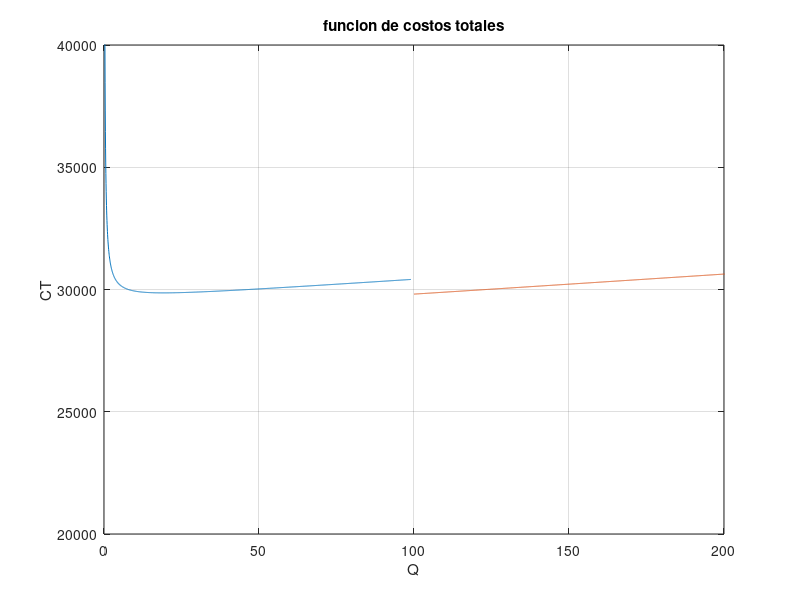

Reproduce this figure in MATLAB.
Co = 7.50
r = 0.24 
D = 416;
C1 = 71.00;
MAT = zeros(2,9);

Q = {
Q1 = [0:0.05:99];
Q2 = [100:0.05:1000];
};

C2 = C1 - C1*0.02
C = [C1;C2]

t = 1;
while t <= 2
  d = D
  c = C(t)
  q = cell2mat(Q(t));
  CO = Co*(d./q);%Bs/semana
  CP = r*c*(q/2);%Bs/semana
  CT = CO + CP + c*d;%Bs/semana                                     Bs*unidad = Bs
  plot(q,CT)
  hold on
  t = t + 1;
endwhile

axis([0,200,20000,40000])
title("funcion de costos totales")
ylabel "CT"
xlabel "Q"
grid
li = {[0];[100];};
ls = {[99];[inf];};

output_precision(3)
t = 1;
while t <= 2
  c = C(t);
  q = cell2mat(Q(t));
  Qpri = sqrt((2*Co*D)/(r*c));
  LI = cell2mat(li(t));
  LS = cell2mat(ls(t));
  if Qpri <= LI
  Qast = LI;
  else if LI <= Qpri && Qpri <= LS
  Qast = Qpri;
  else if Qpri >= LI
  Qast=0;
  endif
  endif
  endif
  if Qast !=0
  q = Qast;
  CO = Co*(D./q);%Bs/semana
  CP = (r*c)*(q/2);%Bs/semana
  costosDEmanejo = CO + CP; %Bs/semana
  costoDEcompra = c*D; %Bs/semana
  costoTOTAL = costosDEmanejo + costoDEcompra;
  else
  costosDEmanejo = 0;
  costoDEcompra = 0;
  costoTOTAL = 0;
  endif
  MAT(t,:) = [LI,LS,c,r*c,Qpri,Qast,costosDEmanejo,costoDEcompra,costoTOTAL];
  t = t + 1;
endwhile
MAT
  
min(MAT(:,9)) 
min(CT)+0.06*min(CT)
i = 1
while CT(i) <= min(CT)+0.06*min(CT)
  i = i + 1;
end
i
Q2(i)




